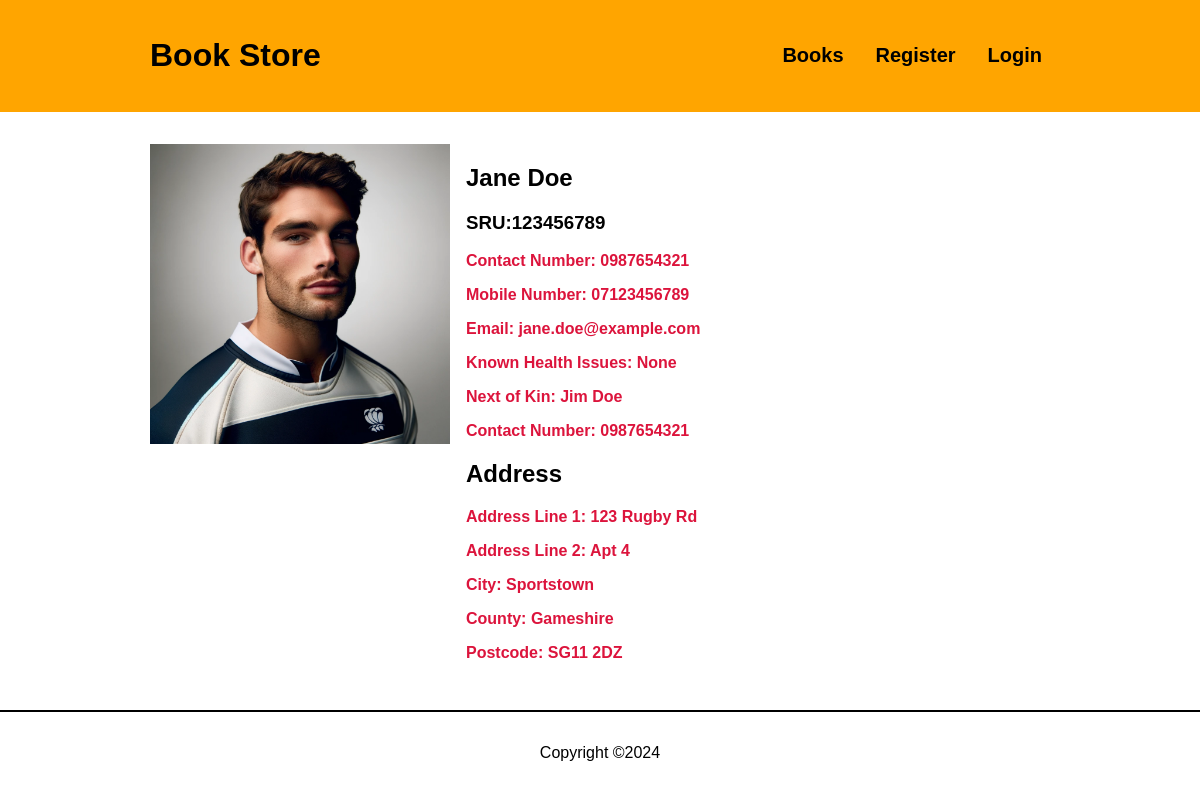
Page /book.php?id=1 on the committed database.
### tables this page shows
CREATE TABLE players (
player_id INT PRIMARY KEY AUTO_INCREMENT NOT NULL,
address_id INT NOT NULL,
user_id INT DEFAULT NULL,
doctor_id int NOT NULL,
first_name  varchar(32) NOT NULL,
last_name  varchar(32) NOT NULL,
dob DATE,
sru_no  INT NOT NULL,
contact_no  varchar(40) NOT NULL,
mobile_no  varchar(40),
email_address varchar(45),
next_of_kin varchar(32),
kin_contact_no  varchar(40) NOT NULL,
health_issues TEXT,
filename VARCHAR(64),
FOREIGN KEY (address_id) REFERENCES addresses (address_id),
FOREIGN KEY (user_id) REFERENCES users (user_id),
FOREIGN KEY (doctor_id) REFERENCES doctors (doctor_id)

);

CREATE TABLE addresses (
  address_id INT PRIMARY KEY AUTO_INCREMENT NOT NULL,
  address_line VARCHAR(48) NOT NULL,
  address_line2 VARCHAR(48) NOT NULL,
  city varchar(40) NOT NULL,
  county varchar(40) NOT NULL,
  postcode varchar(10) NOT NULL
);

### book.php (called while the page is built, shortened)
<?php
require("classes/components.php");
require("classes/utils.php");
require("classes/book.php");
$book = Book::getBook($_GET["id"]);
Components::singleBook($book);
?>

### classes/book.php (called while the page is built, shortened)
<?php
require_once("classes/utils.php");
class Book
{
  public static function getBook($bookId)
  {
    $conn = Connection::connect();
    $stmt = $conn->prepare(SQL::$getBook);
    $stmt->execute([$bookId]);
    $book = $stmt->fetch();
    return $book;
  }
}

### classes/utils.php (called while the page is built, shortened)
<?php
class Utils {
  public static function escape($input) {
    return trim(htmlspecialchars($input));
  }
}

### components/book-single.php (the view)
<div class="book-container">
  <img src="images/<?php echo $filename; ?>" alt="Cover of <?php echo $title; ?>" class="profile-img">
  <div class="book-info">
    <h2><?php echo $firstName, ' ', $lastName; ?></h2>
    <h3><?php echo 'SRU:', $sruNumber; ?></h3>
    <p class="book-price"><?php echo 'Contact Number: ', $contactNumber; ?></p>
    <p class="book-price"><?php echo 'Mobile Number: ', $mobileNumber; ?></p>
    <p class="book-price"><?php echo 'Email: ', $emailAddress; ?></p>
    <p class="book-price"><?php echo 'Known Health Issues: ', $healthIssues; ?></p>
    <p class="book-price"><?php echo 'Next of Kin: ', $nextOfKin; ?></p>
    <p class="book-price"><?php echo 'Contact Number: ', $kinContactNumber; ?></p>
    <h2> Address </h2>
    <p class="book-price"><?php echo 'Address Line 1: ', $address1; ?></p>
    <p class="book-price"><?php echo 'Address Line 2: ', $address2; ?></p>
    <p class="book-price"><?php echo 'City: ', $city; ?></p>
    <p class="book-price"><?php echo 'County: ', $county; ?></p>
    <p class="book-price"><?php echo 'Postcode: ', $postcode; ?></p>
  </div>
</div>

### css/style.css (style rules this page uses)
* { box-sizing: border-box; }
body { margin: 0; }
body, button, input, textarea, select { font-family: "Arial", "Helvetica", sans-serif; font-size: 16px; }
.book-container { margin-top: 32px; }
.book-price { color: crimson; font-weight: bold; }
@media screen and (min-width: 950px) { .profile-img { height: 300px; width: 300px; } }
@media screen and (min-width: 950px) { .book-container { display: flex; gap: 16px; } }

### rows in the picture
players: filename (picture), first_name "Jane", last_name "Doe", sru_no "123456789", contact_no "0987654321", mobile_no "07123456789", email_address "jane.doe@example.com", health_issues "None", next_of_kin "Jim Doe", kin_contact_no "0987654321", address.address_line "123 Rugby Rd", address.address_line2 "Apt 4", address.city "Sportstown", address.county "Gameshire", address.postcode "SG11 2DZ"
